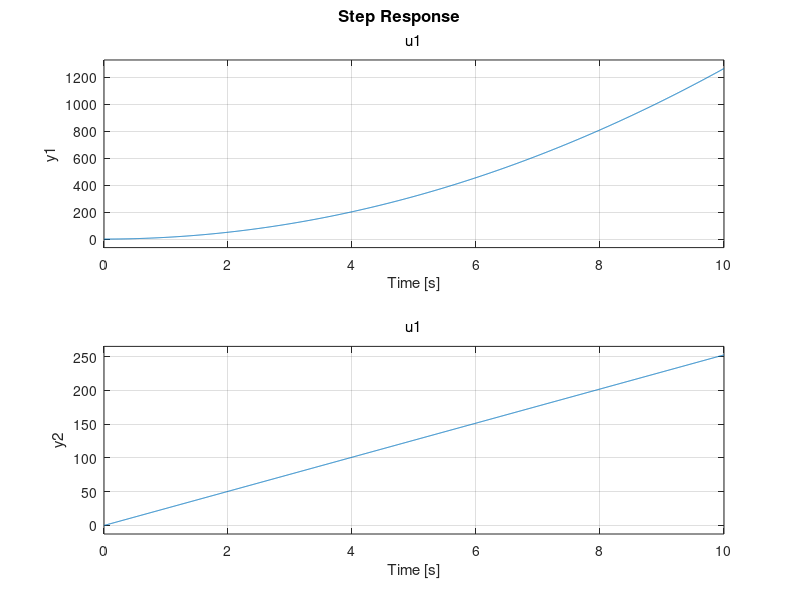
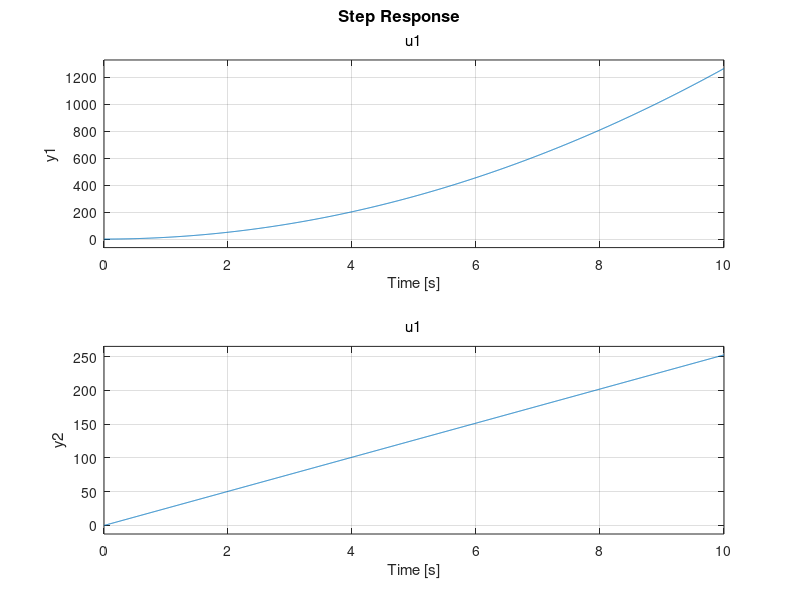

Source code (MATLAB) for these figures, in order:
%% SS model junta 3 - desacoplada
clear all; close all; clc;
%manipulator
g = 9.8052;
m2 = 12.632222;
m3 = 23.735183;
m1 = m2 + m3;
I3 = [8.51];
d3 = 0.9;

%% modelo
A = [0 1;
     0 0];
B = [0; 2*m2];
C = [1 0;
     0 1];
D = [0; 0];

sys_ss = ss(A, B, C, D)
sys_tf = tf(sys_ss)

%% plot
figure(1)
step(sys_tf)
figure(2)
step(sys_ss)